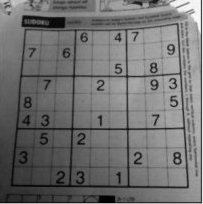
#> input picture pic/sudoku.png, 203 x 204 px, found by its file name
$ python gradient.py
#> lines starting #> are read from the running program, lines starting #| are printed output that depends on the picture
import numpy as np
import cv2 as cv
from matplotlib import pyplot as plt
ret1 = cv.imread('pic/sudoku.png',0)
#> ret1 is the input picture: shape (204, 203); min 0, max 255, mean 112.5
# Otsu's thresholding
#ret1 = cv.adaptiveThreshold(img,255,cv.ADAPTIVE_THRESH_GAUSSIAN_C,cv.THRESH_BINARY,11,2)

laplacian = cv.Laplacian(ret1,cv.CV_64F)
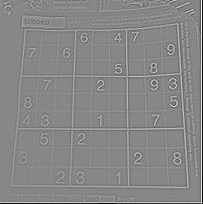
#> laplacian: shape (204, 203) float64; min -373, max 328, mean -1.6; drawn with min black and max white
sobelx = cv.Sobel(ret1,cv.CV_64F,1,0,ksize=5)
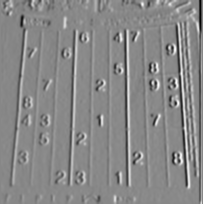
#> sobelx: shape (204, 203) float64; min -6055, max 5330, mean 28; drawn with min black and max white
sobely = cv.Sobel(ret1,cv.CV_64F,0,1,ksize=5)
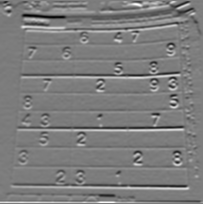
#> sobely: shape (204, 203) float64; min -5830, max 5986, mean -28.3; drawn with min black and max white
img_x = cv.convertScaleAbs(sobelx)
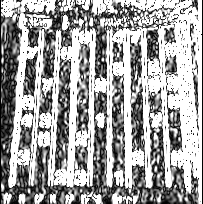
#> img_x: shape (204, 203); min 0, max 255, mean 161.4
img_y = cv.convertScaleAbs(sobely)
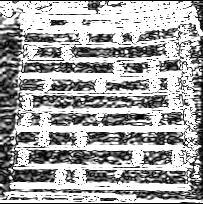
#> img_y: shape (204, 203); min 0, max 255, mean 165

mask = cv.addWeighted(img_x,.5,img_y,.5,1)
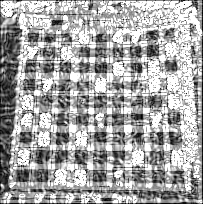
#> mask: shape (204, 203); min 1, max 255, mean 164

cv.imshow('laplacian',laplacian)
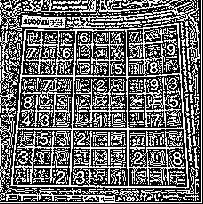
#> window 'laplacian': shape (204, 203); 42.1% white in thin lines or dots

cv.waitKey(0)

cv.destroyAllWindows()
# [9 lines of commented-out code are left out]

$ run again, with pic/home.png copied over pic/sudoku.png
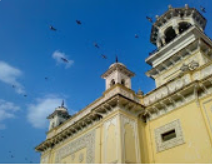
#> input picture pic/home.png, 212 x 164 px, found by its file name
#> `mask = cv.addWeighted(img_x,.5,img_y,.5,1)`:
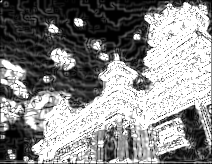
#> mask: shape (164, 212); min 1, max 255, mean 135.7
#> `cv.imshow('laplacian',laplacian)`:
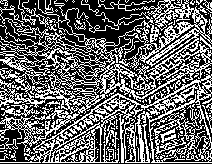
#> window 'laplacian': shape (164, 212); 39.8% white in thin lines or dots
